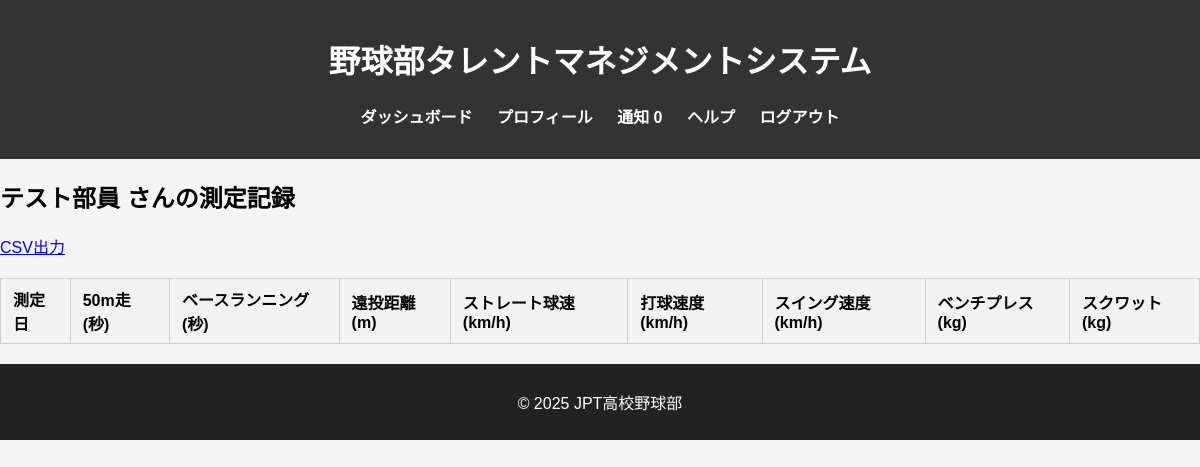
Page /records/my/records (signed in) on the earlier database version.
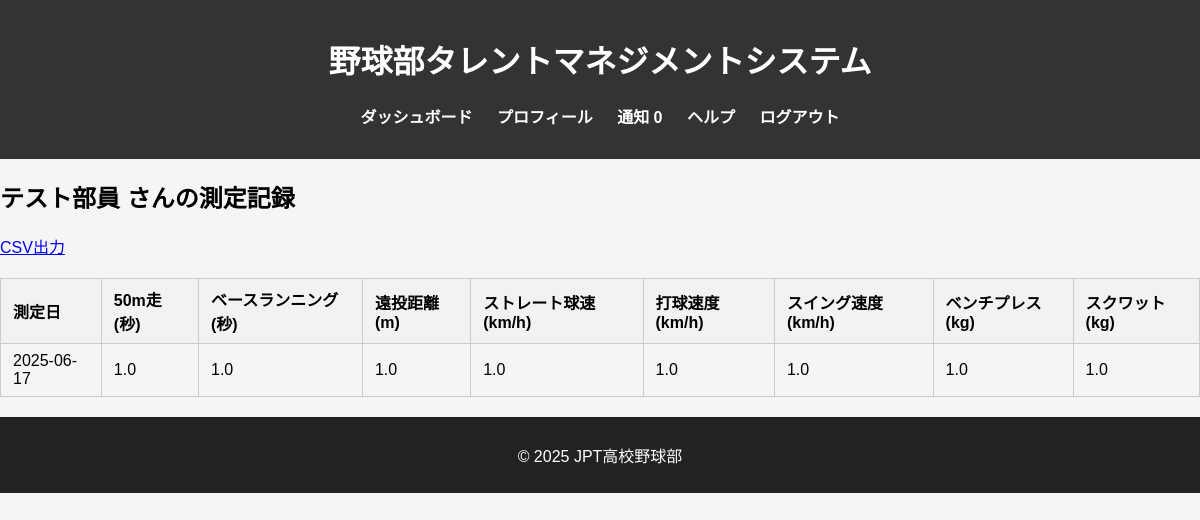
Same page on the later database version.
### db_models.py (models this page shows)
class MeasurementRecord(db.Model):
    __tablename__ = 'measurement_records'
    record_id = db.Column(db.Integer, primary_key=True)
    user_id = db.Column(db.Integer, db.ForeignKey('users.user_id'), nullable=False)  # 部員のユーザーID
    measurement_date = db.Column(db.Date, nullable=False)  # 測定日
    run_50m = db.Column(db.Float)  # 50m走
    base_running = db.Column(db.Float)  # ベースランニング
    long_throw = db.Column(db.Float)  # 遠投距離
    straight_speed = db.Column(db.Float)  # ストレート球速
    hit_speed = db.Column(db.Float)  # 打球速度
    swing_speed = db.Column(db.Float)  # スイング速度
    bench_press = db.Column(db.Float)  # ベンチプレス
    squat = db.Column(db.Float)  # スクワット
    status = db.Column(db.Enum('draft', 'pending_coach', 'approved', 'rejected', name='status_enum'),
                       nullable=False)  # 承認ステータス
    created_by = db.Column(db.Integer, db.ForeignKey('users.user_id'), nullable=False)  # 記録作成者のユーザーID
    created_at = db.Column(db.DateTime, default=lambda: datetime.now(tz=ZoneInfo('Asia/Tokyo')))
    updated_at = db.Column(db.DateTime, default=lambda: datetime.now(tz=ZoneInfo('Asia/Tokyo')),
                           onupdate=lambda: datetime.now(tz=ZoneInfo('Asia/Tokyo')))
    comment = db.Column(db.String(1000))
    user = db.relationship('User', foreign_keys=[user_id])  # 部員とのリレーション
    creator = db.relationship('User', foreign_keys=[created_by])  # 記録作成者とのリレーション

### blueprints/records.py (the view)
@records_bp.route('/my/records')
@login_required
@roles_required("member")
def my_records():
    user_id = current_user.get_id()
    records = MeasurementRecord.query.filter_by(user_id=user_id, status='approved').all()
    user = User.query.get(user_id)
    return render_template('/my/records.html', user=user, records=records)

### app.py (called while the page is built)
@login_manager.user_loader
def load_user(user_id):
    return User.query.get(int(user_id))

@app.context_processor
def inject_measurement_data():
    if not current_user.is_authenticated:
        return {}
    notice_cnt = 0
    if current_user.has_any_role("manager"):
        notice_cnt = MeasurementRecord.query.filter_by(status='rejected').count()
    elif current_user.has_any_role("member"):
        notice_cnt = MeasurementRecord.query.filter_by(user_id=current_user.user_id, status='draft').count()
    elif current_user.has_any_role("coach"):
        notice_cnt = MeasurementRecord.query.filter_by(status='pending_coach').count()
    return {
        "notice_cnt":notice_cnt
    }

### db_models.py (called while the page is built)
    def get_id(self):
        return str(self.user_id)  # Flask-Login 用の get_id()

    def has_any_role(self, *roles):
        return any(role.name in roles for role in self.roles)

### templates/my/records.html (shortened to what this page needs)
{% extends "base.html" %}
{% block content %}
<h2>{{ user.name }} さんの測定記録</h2>
    <div class="export_records_csv">
        <a href="{{ url_for('records.export_csv') }}">CSV出力</a>
    </div>
<table class="member-table">
    <thead>
        <tr>
            <th>測定日</th>
            <th>50m走 (秒)</th>
            <th>ベースランニング (秒)</th>
            <th>遠投距離 (m)</th>
            <th>ストレート球速 (km/h)</th>
            <th>打球速度 (km/h)</th>
            <th>スイング速度 (km/h)</th>
            <th>ベンチプレス (kg)</th>
            <th>スクワット (kg)</th>
        </tr>
    </thead>
    <tbody>
        {% for record in records %}
        <tr>
            <td>{{ record.measurement_date }}</td>
            <td>{{ record.run_50m }}</td>
            <td>{{ record.base_running }}</td>
            <td>{{ record.long_throw }}</td>
            <td>{{ record.straight_speed }}</td>
            <td>{{ record.hit_speed }}</td>
            <td>{{ record.swing_speed }}</td>
            <td>{{ record.bench_press }}</td>
            <td>{{ record.squat }}</td>
        </tr>
        {% endfor %}
    </tbody>
</table>
{% endblock %}

Differences in the rows shown:
now on this page (row edited): MeasurementRecord: measurement_date "2025-06-17", run_50m "1.0", base_running "1.0", long_throw "1.0", straight_speed "1.0", hit_speed "1.0", swing_speed "1.0", bench_press "1.0", squat "1.0"
